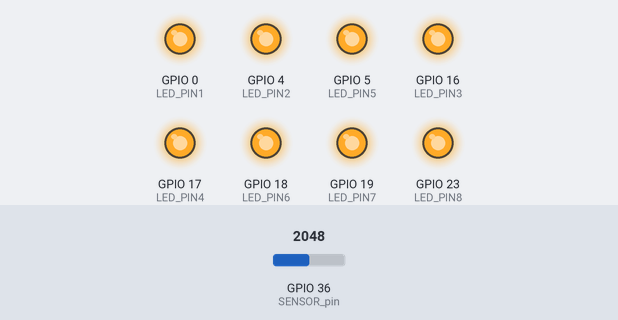
Bench run of a program on a simulated ESP32. Parts: output pins drawn as LEDs (lit = HIGH). The inputs (shaded band) are chosen by the test bench; at power-on: GPIO 36 (SENSOR_pin) = 2048.

Above: at 1.2 s.
1.3 s: GPIO 36 (SENSOR_pin) set to 1967
At 1.6 s:
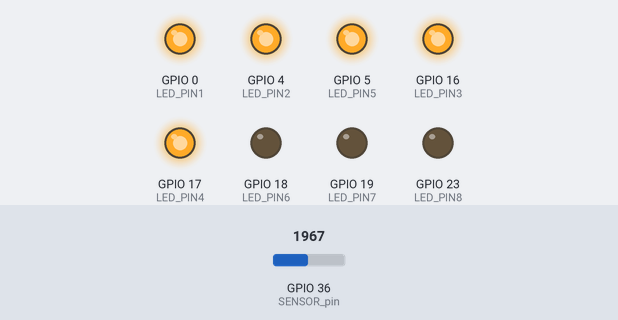
2.8 s: GPIO 36 (SENSOR_pin) set to 1044
4.3 s: GPIO 36 (SENSOR_pin) set to 937
At 5.1 s:
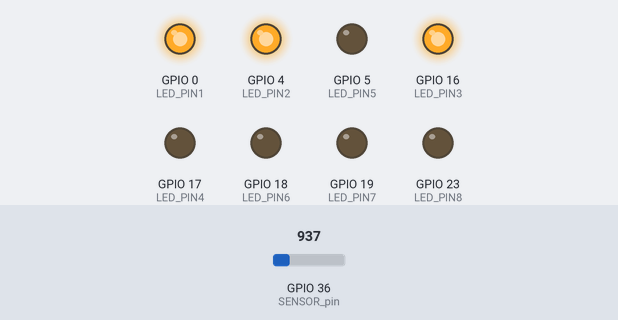
5.8 s: GPIO 36 (SENSOR_pin) set to 527
7.3 s: GPIO 36 (SENSOR_pin) set to 464
At 8.5 s:
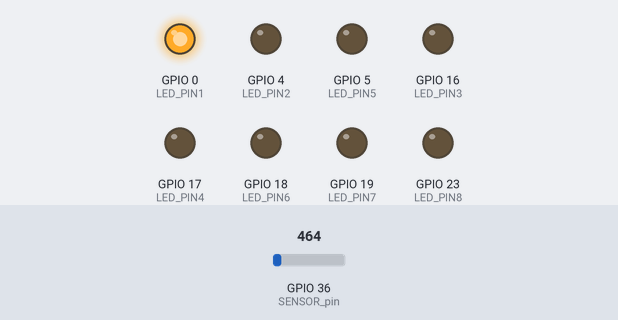
8.8 s: GPIO 36 (SENSOR_pin) set to 540
At 9.7 s:
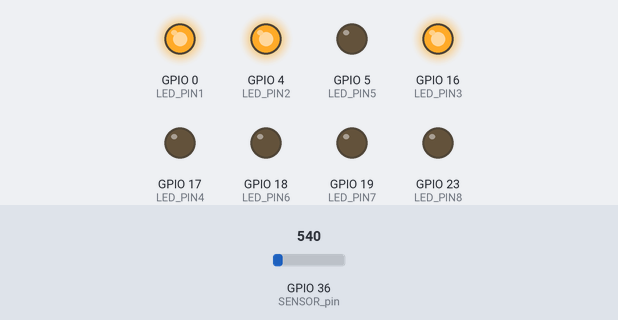
Timing chart, 0 to 11.3 s (numbered marks = the images above; inputs shaded):
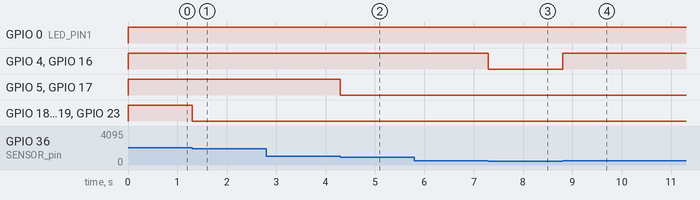

Measured:
- the behaviour switches between 2001 and 2000 on GPIO 36 (SENSOR_pin) (found by bisection; images 0 and 1)
- the behaviour switches between 1001 and 1000 on GPIO 36 (SENSOR_pin) (found by bisection; images 1 and 2)
- the behaviour switches between 501 and 500 on GPIO 36 (SENSOR_pin) (found by bisection; images 2 and 3)
- after the input at 1.3 s, GPIO 18 (LED_PIN6), GPIO 19 (LED_PIN7), GPIO 23 (LED_PIN8): HIGH → LOW at once
- after the input at 2.8 s, every drawn part: stays the same
- after the input at 4.3 s, GPIO 5 (LED_PIN5), GPIO 17 (LED_PIN4): HIGH → LOW at once
- after the input at 5.8 s, every drawn part: stays the same
- after the input at 7.3 s, GPIO 4 (LED_PIN2), GPIO 16 (LED_PIN3): HIGH → LOW at once
- after the input at 8.8 s, GPIO 4 (LED_PIN2), GPIO 16 (LED_PIN3): LOW → HIGH at once

The program:

main.cpp
```cpp
#include <Arduino.h>
#define LED_PIN1 0
#define LED_PIN2 4
#define LED_PIN3 16
#define LED_PIN4 17
#define LED_PIN5 5
#define LED_PIN6 18
#define LED_PIN7 19
#define LED_PIN8 23
#define SENSOR_pin 36


void setup(){
   pinMode(LED_PIN1, OUTPUT);
   pinMode(LED_PIN2, OUTPUT);
   pinMode(LED_PIN3, OUTPUT);
   pinMode(LED_PIN4, OUTPUT);
   pinMode(LED_PIN5, OUTPUT);
   pinMode(LED_PIN6, OUTPUT);
   pinMode(LED_PIN7, OUTPUT);
   pinMode(LED_PIN8, OUTPUT);
}
void loop() {
 int sensorValue = analogRead(SENSOR_pin);

 if(sensorValue >=0 && sensorValue <=500) {
    digitalWrite(LED_PIN1,1);
    digitalWrite(LED_PIN2,0);
    digitalWrite(LED_PIN3,0);
    digitalWrite(LED_PIN4,0);
    digitalWrite(LED_PIN5,0);
    digitalWrite(LED_PIN6,0);
    digitalWrite(LED_PIN7,0);
    digitalWrite(LED_PIN8,0);
 } else if (sensorValue >= 501 && sensorValue <=1000) {
    digitalWrite(LED_PIN1,1);
    digitalWrite(LED_PIN2,1);
    digitalWrite(LED_PIN3,1);
    digitalWrite(LED_PIN4,0);
    digitalWrite(LED_PIN5,0);
    digitalWrite(LED_PIN6,0);
    digitalWrite(LED_PIN7,0);
    digitalWrite(LED_PIN8,0);
 }  else if (sensorValue >= 1001  && sensorValue<=2000) {
    digitalWrite(LED_PIN1,1);
    digitalWrite(LED_PIN2,1);
    digitalWrite(LED_PIN3,1);
    digitalWrite(LED_PIN4,1);
    digitalWrite(LED_PIN5,1);
    digitalWrite(LED_PIN6,0);
    digitalWrite(LED_PIN7,0);
    digitalWrite(LED_PIN8,0);
 } else  {
    digitalWrite(LED_PIN1,1);
    digitalWrite(LED_PIN2,1);
    digitalWrite(LED_PIN3,1);
    digitalWrite(LED_PIN4,1);
    digitalWrite(LED_PIN5,1);
    digitalWrite(LED_PIN6,1);
    digitalWrite(LED_PIN7,1);
    digitalWrite(LED_PIN8,1);

}
}
 
```

Week3.cpp
```cpp

```

weel2.cpp
```cpp
#include <Arduino.h>
/*
void setup() {
pinMode(0, OUTPUT);
pinMode(4, OUTPUT);
pinMode(16, OUTPUT);
pinMode(17, OUTPUT);
pinMode(5, OUTPUT);


}
void loop(){
    digitalWrite(0, HIGH);
    digitalWrite(17,HIGH);
    delay(2000);
    digitalWrite(0,LOW);
    digitalWrite(17,LOW);
    digitalWrite(4,HIGH);
    digitalWrite(16,HIGH);
    delay(2000);
    digitalWrite(0,HIGH);
    digitalWrite(17,HIGH);
    digitalWrite(4,LOW);
    digitalWrite(16,LOW);

}
*/
```
